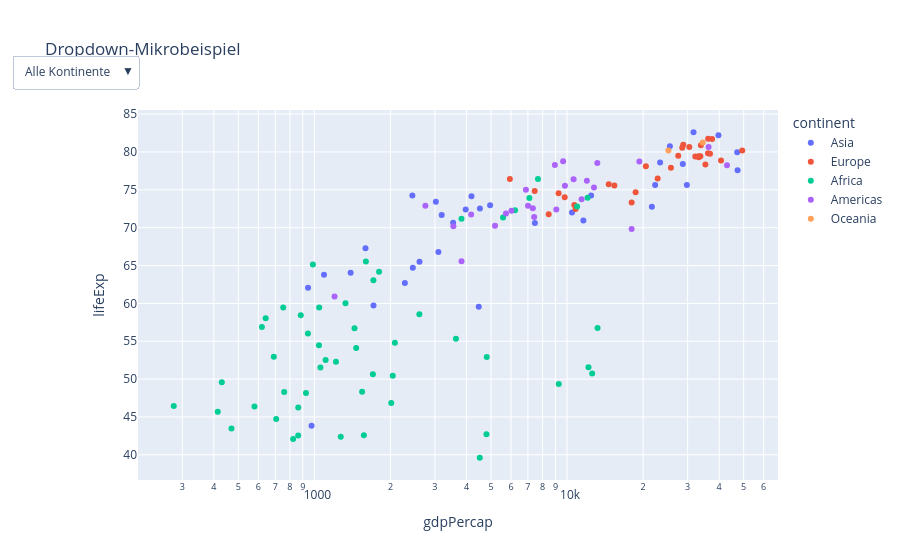

Write notebook code for a chart like this one.
### Markdown cell above
## Plotly-Mikrobeispiel: Dropdown und Sichtbarkeit

Plotly Express erzeugt ein `go.Figure`-Objekt. In diesem Beispiel erstellt `color="continent"` einen Trace je Kontinent. Ein Dropdown setzt für jeden Button eine Sichtbarkeitsmaske in derselben Reihenfolge wie `fig.data`.

### Code cell
demo = px.scatter(
    df_2007, x="gdpPercap", y="lifeExp", color="continent",
    hover_name="country", log_x=True, title="Dropdown-Mikrobeispiel",
)
trace_names = [trace.name for trace in demo.data]
buttons = [
    dict(label="Alle Kontinente", method="update",
         args=[{"visible": [True] * len(demo.data)}, {"title": "Alle Kontinente"}])
]
for continent in trace_names:
    mask = [name == continent for name in trace_names]
    buttons.append(
        dict(label=continent, method="update",
             args=[{"visible": mask}, {"title": f"Kontinent: {continent}"}])
    )
demo.update_layout(
    updatemenus=[dict(buttons=buttons, direction="down", showactive=True, x=0, y=1.15)],
    margin=dict(t=110),
)
demo.show()

### Figure 1 — Plotly figure (JSON) as saved in the notebook; plotly's stock layout.template omitted (floating-point values rounded to 4 significant figures)
{"data": [{"hovertemplate": "<b>%{hovertext}</b><br><br>continent=Asia<br>gdpPercap=%{x}<br>lifeExp=%{y}<extra></extra>", "hovertext": ["Afghanistan", "Bahrain", "Bangladesh", "Cambodia", "China", "Hong Kong, China", "India", "Indonesia", "Iran", "Iraq", "Israel", "Japan", "Jordan", "Korea, Dem. Rep.", "Korea, Rep.", "Kuwait", "Lebanon", "Malaysia", "Mongolia", "Myanmar", "Nepal", "Oman", "Pakistan", "Philippines", "Saudi Arabia", "Singapore", "Sri Lanka", "Syria", "Taiwan", "Thailand", "Vietnam", "West Bank and Gaza", "Yemen, Rep."], "legendgroup": "Asia", "marker": {"color": "#636efa", "symbol": "circle"}, "mode": "markers", "name": "Asia", "orientation": "v", "showlegend": true, "type": "scatter", "x": [974.6, 29800.0, 1391.0, 1714.0, 4959.0, 39720.0, 2452.0, 3541.0, 11610.0, 4471.0, 25520.0, 31660.0, 4519.0, 1593.0, 23350.0, 47310.0, 10460.0, 12450.0, 3096.0, 944, 1091.0, 22320.0, 2606.0, 3190.0, 21650.0, 47140.0, 3970.0, 4185.0, 28720.0, 7458.0, 2442.0, 3025.0, 2281.0], "xaxis": "x", "y": [43.83, 75.64, 64.06, 59.72, 72.96, 82.21, 64.7, 70.65, 70.96, 59.55, 80.75, 82.6, 72.53, 67.3, 78.62, 77.59, 71.99, 74.24, 66.8, 62.07, 63.78, 75.64, 65.48, 71.69, 72.78, 79.97, 72.4, 74.14, 78.4, 70.62, 74.25, 73.42, 62.7], "yaxis": "y"}, {"hovertemplate": "<b>%{hovertext}</b><br><br>continent=Europe<br>gdpPercap=%{x}<br>lifeExp=%{y}<extra></extra>", "hovertext": ["Albania", "Austria", "Belgium", "Bosnia and Herzegovina", "Bulgaria", "Croatia", "Czech Republic", "Denmark", "Finland", "France", "Germany", "Greece", "Hungary", "Iceland", "Ireland", "Italy", "Montenegro", "Netherlands", "Norway", "Poland", "Portugal", "Romania", "Serbia", "Slovak Republic", "Slovenia", "Spain", "Sweden", "Switzerland", "Turkey", "United Kingdom"], "legendgroup": "Europe", "marker": {"color": "#EF553B", "symbol": "circle"}, "mode": "markers", "name": "Europe", "orientation": "v", "showlegend": true, "type": "scatter", "x": [5937.0, 36130.0, 33690.0, 7446.0, 10680.0, 14620.0, 22830.0, 35280.0, 33210.0, 30470.0, 32170.0, 27540.0, 18010.0, 36180.0, 40680.0, 28570.0, 9254.0, 36800.0, 49360.0, 15390.0, 20510.0, 10810.0, 9787.0, 18680.0, 25770.0, 28820.0, 33860.0, 37510.0, 8458.0, 33200.0], "xaxis": "x", "y": [76.42, 79.83, 79.44, 74.85, 73.0, 75.75, 76.49, 78.33, 79.31, 80.66, 79.41, 79.48, 73.34, 81.76, 78.89, 80.55, 74.54, 79.76, 80.2, 75.56, 78.1, 72.48, 74.0, 74.66, 77.93, 80.94, 80.88, 81.7, 71.78, 79.42], "yaxis": "y"}, {"hovertemplate": "<b>%{hovertext}</b><br><br>continent=Africa<br>gdpPercap=%{x}<br>lifeExp=%{y}<extra></extra>", "hovertext": ["Algeria", "Angola", "Benin", "Botswana", "Burkina Faso", "Burundi", "Cameroon", "Central African Republic", "Chad", "Comoros", "Congo, Dem. Rep.", "Congo, Rep.", "Cote d'Ivoire", "Djibouti", "Egypt", "Equatorial Guinea", "Eritrea", "Ethiopia", "Gabon", "Gambia", "Ghana", "Guinea", "Guinea-Bissau", "Kenya", "Lesotho", "Liberia", "Libya", "Madagascar", "Malawi", "Mali", "Mauritania", "Mauritius", "Morocco", "Mozambique", "Namibia", "Niger", "Nigeria", "Reunion", "Rwanda", "Sao Tome and Principe", "Senegal", "Sierra Leone", "Somalia", "South Africa", "Sudan", "Swaziland", "Tanzania", "Togo", "Tunisia", "Uganda", "Zambia", "Zimbabwe"], "legendgroup": "Africa", "marker": {"color": "#00cc96", "symbol": "circle"}, "mode": "markers", "name": "Africa", "orientation": "v", "showlegend": true, "type": "scatter", "x": [6223.0, 4797.0, 1441.0, 12570.0, 1217.0, 430.1, 2042.0, 706.0, 1704.0, 986.1, 277.6, 3633.0, 1545.0, 2082.0, 5581.0, 12150.0, 641.4, 690.8, 13210.0, 752.7, 1328.0, 942.7, 579.2, 1463.0, 1569.0, 414.5, 12060.0, 1045.0, 759.3, 1043.0, 1803.0, 10960.0, 3820.0, 823.7, 4811.0, 619.7, 2014.0, 7670.0, 863.1, 1598.0, 1712.0, 862.5, 926.1, 9270.0, 2602.0, 4513.0, 1107.0, 883.0, 7093.0, 1056.0, 1271.0, 469.7], "xaxis": "x", "y": [72.3, 42.73, 56.73, 50.73, 52.3, 49.58, 50.43, 44.74, 50.65, 65.15, 46.46, 55.32, 48.33, 54.79, 71.34, 51.58, 58.04, 52.95, 56.73, 59.45, 60.02, 56.01, 46.39, 54.11, 42.59, 45.68, 73.95, 59.44, 48.3, 54.47, 64.16, 72.8, 71.16, 42.08, 52.91, 56.87, 46.86, 76.44, 46.24, 65.53, 63.06, 42.57, 48.16, 49.34, 58.56, 39.61, 52.52, 58.42, 73.92, 51.54, 42.38, 43.49], "yaxis": "y"}, {"hovertemplate": "<b>%{hovertext}</b><br><br>continent=Americas<br>gdpPercap=%{x}<br>lifeExp=%{y}<extra></extra>", "hovertext": ["Argentina", "Bolivia", "Brazil", "Canada", "Chile", "Colombia", "Costa Rica", "Cuba", "Dominican Republic", "Ecuador", "El Salvador", "Guatemala", "Haiti", "Honduras", "Jamaica", "Mexico", "Nicaragua", "Panama", "Paraguay", "Peru", "Puerto Rico", "Trinidad and Tobago", "United States", "Uruguay", "Venezuela"], "legendgroup": "Americas", "marker": {"color": "#ab63fa", "symbol": "circle"}, "mode": "markers", "name": "Americas", "orientation": "v", "showlegend": true, "type": "scatter", "x": [12780.0, 3822.0, 9066.0, 36320.0, 13170.0, 7007.0, 9645.0, 8948.0, 6025.0, 6873.0, 5728.0, 5186.0, 1202.0, 3548.0, 7321.0, 11980.0, 2749.0, 9809.0, 4173.0, 7409.0, 19330.0, 18010.0, 42950.0, 10610.0, 11420.0], "xaxis": "x", "y": [75.32, 65.55, 72.39, 80.65, 78.55, 72.89, 78.78, 78.27, 72.23, 74.99, 71.88, 70.26, 60.92, 70.2, 72.57, 76.19, 72.9, 75.54, 71.75, 71.42, 78.75, 69.82, 78.24, 76.38, 73.75], "yaxis": "y"}, {"hovertemplate": "<b>%{hovertext}</b><br><br>continent=Oceania<br>gdpPercap=%{x}<br>lifeExp=%{y}<extra></extra>", "hovertext": ["Australia", "New Zealand"], "legendgroup": "Oceania", "marker": {"color": "#FFA15A", "symbol": "circle"}, "mode": "markers", "name": "Oceania", "orientation": "v", "showlegend": true, "type": "scatter", "x": [34440.0, 25190.0], "xaxis": "x", "y": [81.23, 80.2], "yaxis": "y"}], "layout": {"legend": {"title": {"text": "continent"}, "tracegroupgap": 0}, "margin": {"t": 110}, "title": {"text": "Dropdown-Mikrobeispiel"}, "updatemenus": [{"buttons": [{"args": [{"visible": [true, true, true, true, true]}, {"title": "Alle Kontinente"}], "label": "Alle Kontinente", "method": "update"}, {"args": [{"visible": [true, false, false, false, false]}, {"title": "Kontinent: Asia"}], "label": "Asia", "method": "update"}, {"args": [{"visible": [false, true, false, false, false]}, {"title": "Kontinent: Europe"}], "label": "Europe", "method": "update"}, {"args": [{"visible": [false, false, true, false, false]}, {"title": "Kontinent: Africa"}], "label": "Africa", "method": "update"}, {"args": [{"visible": [false, false, false, true, false]}, {"title": "Kontinent: Americas"}], "label": "Americas", "method": "update"}, {"args": [{"visible": [false, false, false, false, true]}, {"title": "Kontinent: Oceania"}], "label": "Oceania", "method": "update"}], "direction": "down", "showactive": true, "x": 0, "y": 1.15}], "xaxis": {"anchor": "y", "domain": [0, 1], "title": {"text": "gdpPercap"}, "type": "log"}, "yaxis": {"anchor": "x", "domain": [0, 1], "title": {"text": "lifeExp"}}}}
